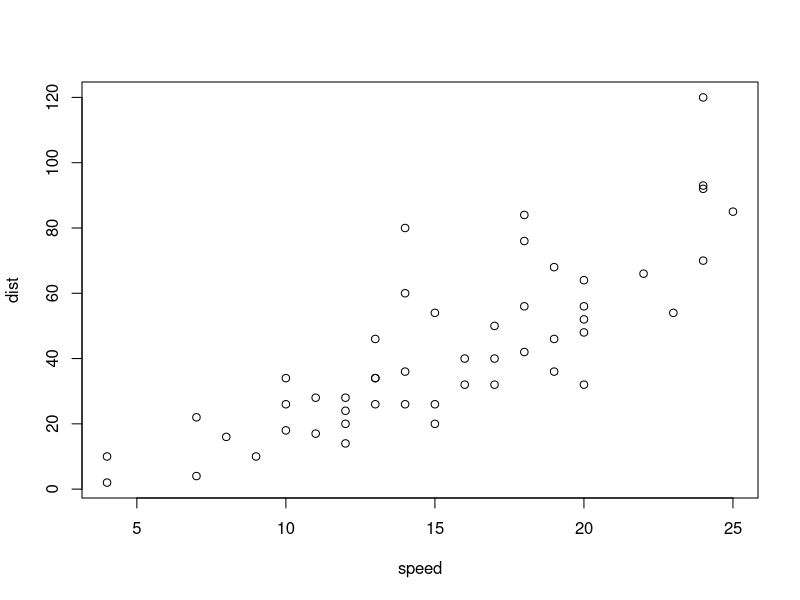
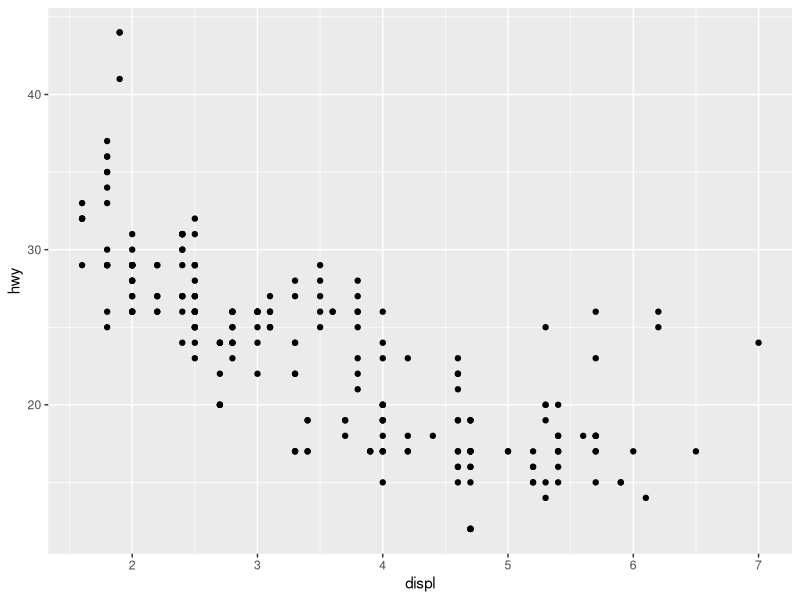
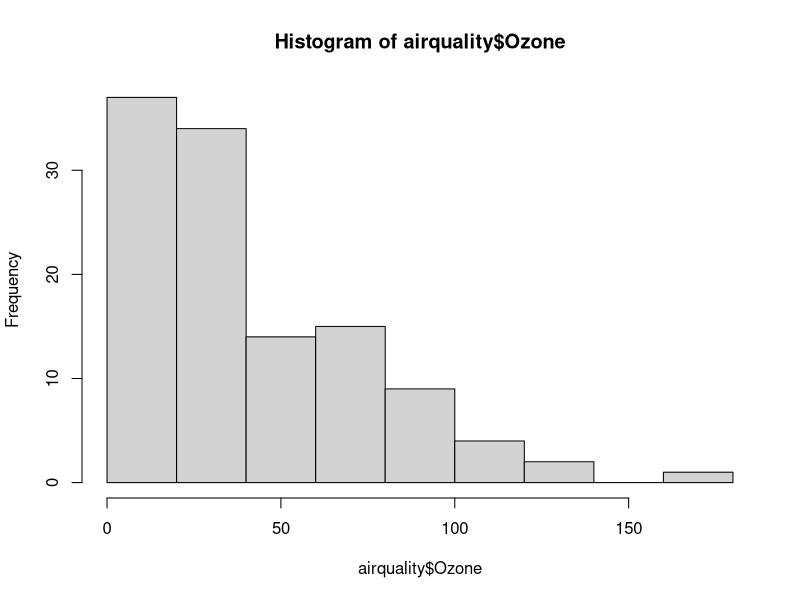
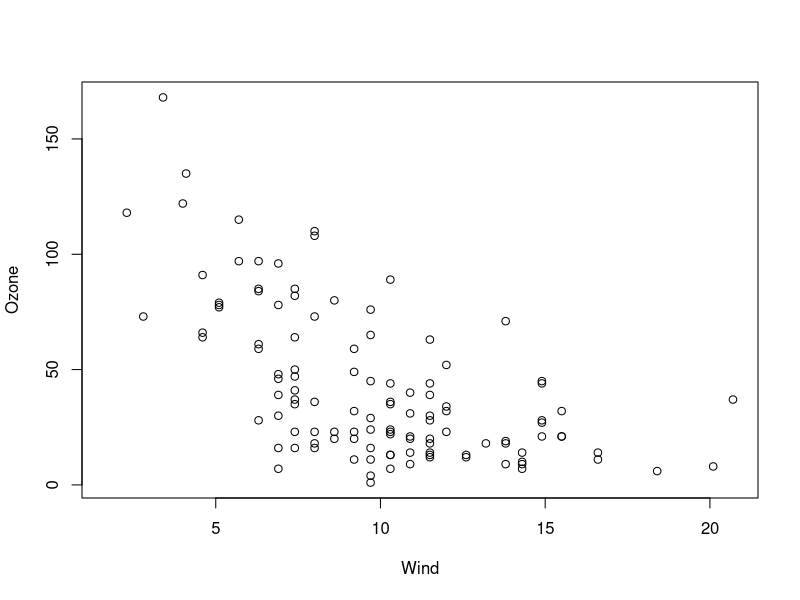
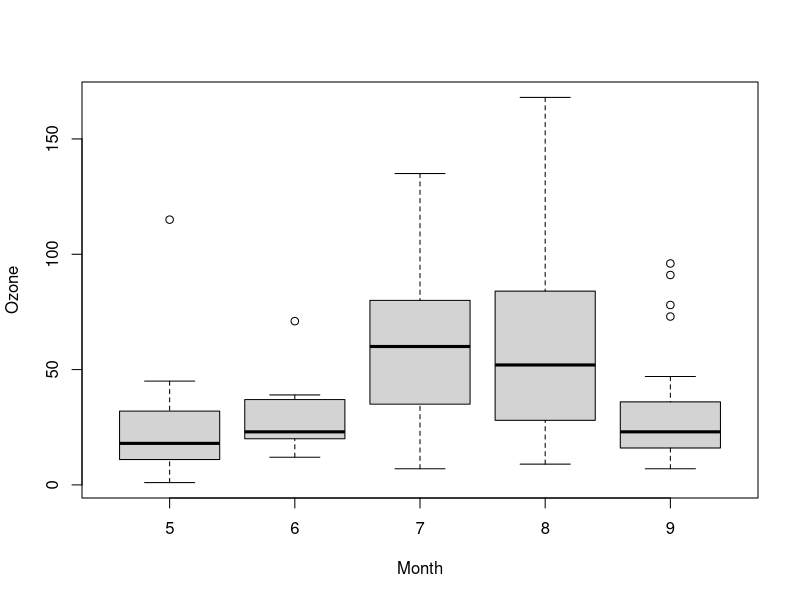
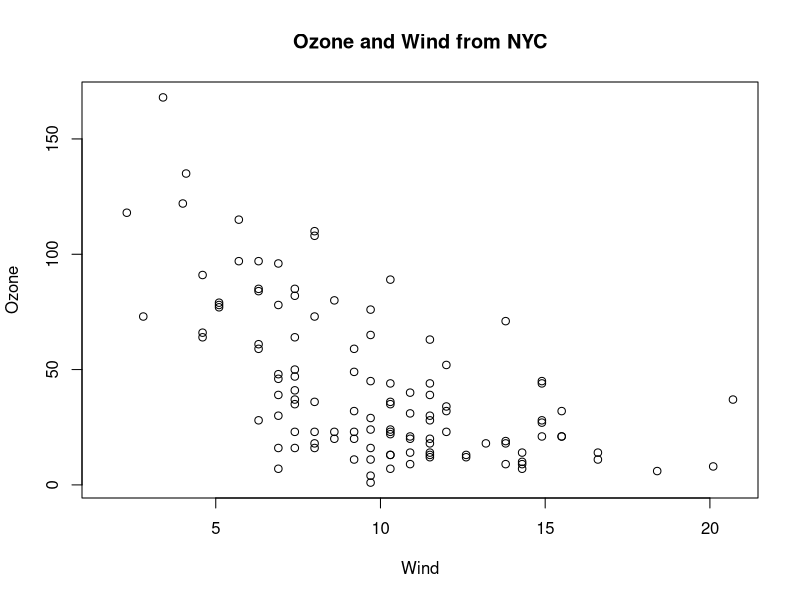
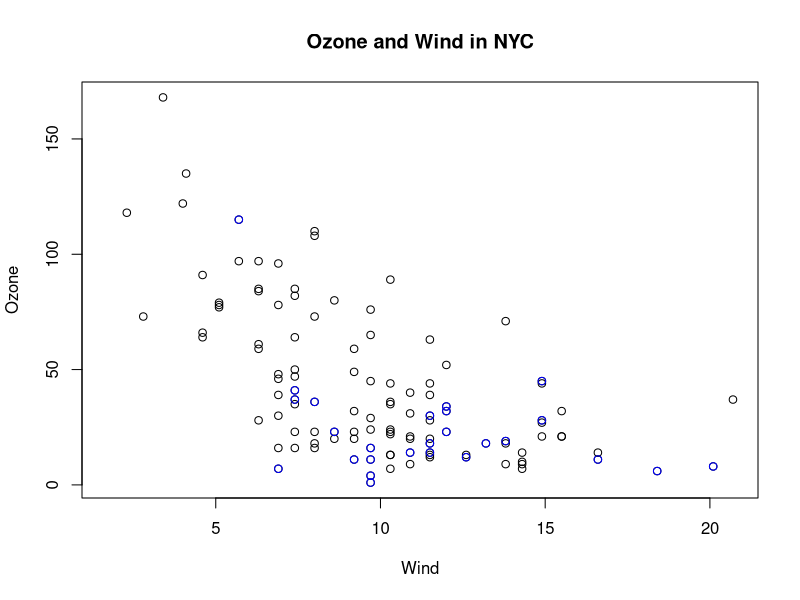
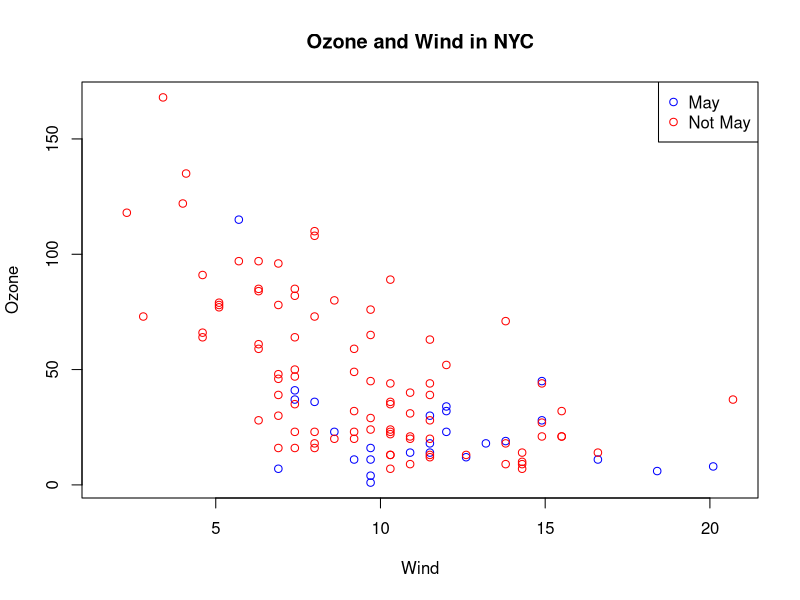

These figures' R source, in order:

# course notes for Exploratory Data Analysis on Coursera ----


################################################
################ WEEK 1 ########################
################################################


# Principles of Analytic Graphs ----

#' Principle 1: Show Comparisons 
#' * Evidence for a hypothesis is always relative to another competing hypothesis
#' * Always ask "Compared to What?" 
#' 
#' Principle 2: Show Causality, mechanism, explanation, systematic structure 
#' * what is your causal framework for thinking about a question? 
#' 
#' Principle 3: Show multivariate date 
#' * multivariate = more than 2 variables 
#' * the real world is multivariate 
#' * need to "escape flatland"
#' 
#' Principle 4: Integration of evidence 
#' * completely integrate words, numbers, images, diagrams 
#' * data graphics should make use of many modes of data presentation 
#' * don't let the tool drive the analysis
#' 
#' Principle 5: 
#' * a graphic should tell a complete story that is credible
#' 
#' Principle 6: Content is King 
#' * analytic presentations ultimately stand or fall depending on the quality, 
#'   relevance, and integrity of the content 



# Exploratory Graphs (part 1) ----

#' Why do we use graphs in data analysis
#' * to understand data properties 
#' * to find patterns in data
#' * to suggest modeling strategies 
#' * to debug analyses 
#' * to communicate results (later lecture)

#' Characteristics of exploratory graphs 
#' * made quickly 
#' * large number are made
#' * goal is for personal understanding 
#' * axes/legends are generally cleaned up (later)
#' * color/size are primarily used for information 


# Plotting data ---- 

#' Base Plotting System 
#' * artists pallete model 
#' * start with blank canvas and build up from there 
#' * start with plot function (or similar)
#' * use annotation functions to add/modify (text, lines, points, etc...)

#' * convenient, mirrors how we think about building plots and analyzing data 
#' * can't go back once plot has started (ie to adjust margins); need to plan in advance 
#' * difficult to "translate" to others ...


# base plot 
data(mtcars)
with(cars, plot(speed, dist))


#' The Lattice System 
#' * Plots are created with single functino call (xyplot, bwplot, etc.)
#' * most useful for conditioning types of plots: looking at how y changes with x across levels of z 
#' * things like margins/ spacing set automatcially bc entire plot is specified at once 
#' * good for putting many, many plots on a screen 
#' 
#' * sometimes awkward to specify an entire plot in a single function call 
#' * annotation in plot is not especially intuitive 
#' * use of pa.... 

# lattice plot 
library(lattice)
state <- data.frame(state.x77, region = state.region)
# ...


#' ggplot2 system 
#' * splits the difference between base and lattice in a number of ways 
#' * automatically deals with spacing, text, lines but also allows you to ... 

# ggplot2 plot 
library(ggplot2)
data(mpg)
qplot(displ, hwy, data=mpg)



#' The Base Plotting System in R (pt 1)

library(datasets)
hist(airquality$Ozone)

with(airquality, plot(Wind, Ozone))

airquality <- transform(airquality, Month=factor(Month))
boxplot(Ozone ~ Month, airquality, xlab = "Month", ylab = "Ozone")


#' Some important Base Graphics Parameters 
#' 
#' * pch: the plotting symbol (default is open circle)
#' * lty: the line type (default is solid line), can be dashed, dotted, etc...
#' * lwd: the line width, specified in integer value 
#' * col: the plotting color, specified as number, string, or hex code: the colors() function ggives you 
#'        a vector of colors by name 
#' * xlab: x label 
#' * ylab: y label 
#' 
#' the par() function is used to specify global graphics parameters that affect all plots in an R session. 
#' these parameters can be overridden when specified as args to specific plotting functions 
#' 
#' * las: the orientation of the axis lables on the plot 
#' * bg: the background color 
#' * mar: the margin size 
#' * oma: the outer margin size (default is 0 for all sides)
#' * mfrow: number of plots per row, column (plots are filled row-wise)
#' * mfcol: bynber if plots per row, column (plots are filled in column-wise)

# default values for global parameters 
par("lty")
par("col")
par("mar")
par("mfrow")



# Base Plotting Functions ---- 

#' Base Plotting functions 
#' * plot() makes a scatterplot, or other type of plot depending on the class of object being plotted 
#' * lines() add lines to a plot, this function just connects the dots 
#' * points() add points to a plot 
#' * text() add text labels to plot using specified x,y coordinates
#' * title() add annotations to x,y, axis labels, title, etc... 
#' * mtext() add arbitrary text to the margins (inner or outer) of plot 
#' * axis() adding axis ticks/labels

library(datasets)
with(airquality, plot(Wind, Ozone))
title(main = "Ozone and Wind from NYC")

#  pplot with title 
with(airquality, plot(Wind, Ozone, main = "Ozone and Wind in NYC"))
with(subset(airquality, Month == 5), points(Wind, Ozone, col="blue"))

# plot with annotation
  # type = "n" makes you start with empty plot! 
with(airquality, plot(Wind, Ozone, main = "Ozone and Wind in NYC", 
                      type="n"))
with(subset(airquality, Month == 5), points(Wind, Ozone, col="blue"))
with(subset(airquality, Month != 5), points(Wind, Ozone, col="red"))
legend("topright", pch = 1, col = c("blue", "red"), legend = c("May", "Not May"))

# base plot with regression line 
with(airquality, plot(Wind, Ozone, main = "Ozone and Wind in NYC", 
                      pch = 20))
model <- lm(Ozone ~ Wind, airquality)
abline(model, lwd = 2)


# Multiple base plots 
par(mfrow = c(1,2))
with(airquality, {
  plot(Wind, Ozone, main = "Ozone and Wind")
  plot(Solar.R, Ozone, main = "Ozone and Solar Radiation")
})


par(mfrow = c(1,3), mar=c(4,4,2,1), oma = c(0,0,2,0))
with(airquality, {
  plot(Wind, Ozone, main = "Ozone and Wind")
  plot(Solar.R, Ozone, main = "Ozone and Solar Radiation")
  plot(Temp, Ozone, main = "ozone and Temp")
  mtext("Ozone and Weather in NYC", outer = TRUE)
})


# Base Plotting Demonstration ----

par(mfrow = c(1,1))
x = rnorm(100)
hist(x)

y <- rnorm(100)
plot(x,y)
z <- rnorm(100)
plot(x,z)
plot(x,y)

# adjust margins 
par(mar  = c(2,2,2,2))
plot(x,y)
par(mar  = c(4,4,2,2))
plot(x,y)

# chnage plot symbol
plot(x,y, pch = 20)
plot(x,y, pch = 19)
plot(x,y, pch = 2)
plot(x,y, pch = 3)
plot(x,y, pch = 4)

plot(x,y, pch =20)
title("Scatterplot")
text(-2, -2, "label")
legend("topright", legend = "Data", pch = 20)

fit <- lm(y ~x)
abline(fit, col = "blue", lwd = 3)

plot(x,y, ,xlab = "weight", ylab = "height", main = "scatterplot", pch = 20)
legend("topright", legend = "Data", pch = 20)
abline(fit, lwd = 2, col = "red")

z <- rpois(100, lambda = 2)
par(mfrow=c(2,1))

plot(x,y, pch = 20)
plot(x,z, pch = 19)

par(mar = c(2,2,1,1))
plot(x,y, pch = 20)
plot(x,z, pch = 19)

par(mfrow = c(1,1))

# Male vs Female Example 
x <- rnorm(100)
y <- x + rnorm(100)
g <- gl(2, 50, labels = c("Male", "Female"))
str(g)

plot(x,y)
plot(x,y, type= "n") # creates empty plot without data 
points(x[g == "Male"], y[g == "Male"], col = "green")
points(x[g == "Female"], y[g == "Female"], col = "blue")


# Graphics Device ----


library(datasets)
with(faithful, plot(eruptions, waiting))
title(main = "Old Faithful Eruptions")


# Graphics File Devices ---- 

# there are 2 basic types of file devices: vector and bitmap devices 

#' Vector Formats: 
#' * pdf: useful for line-type graphics, resizes well, usually portable, not efficient 
#'        if the plot has many objects/points
#' * svg: XML-based scalable vector graphics; supports animation and interactivity, 
#'        potentially useful for web-based plots
#' * win.metafile: 
#' * postscript: 

#' Bitmap Formats: 
#' * png: bitmapped format, good for line drawings or images with solid colors, 
#'        uses lossless comporession.  most web browsers can read, 
#'        good for plotting many many many points, does not resize well
#' * jpeg: good for photographs or natural scenes, uses lossy compression, 
#'         good for plotting many many points, doesn't resize well, 
#'         not great for line drawings
#' * tiff: 
#' * bmp: a native Windows bitmapped format


# Multiple Open Graphics Devices 
  # it's possible to open multiple graphics devices 
  # plotting can only occur on one graphics device at a time 
  

# copying plots 
library(datasets)
with(faithful, plot(eruptions, waiting))
title(main = "Old Faithful Eruptions")
dev.copy(png, file = "geyserplot.png")
dev.off()
